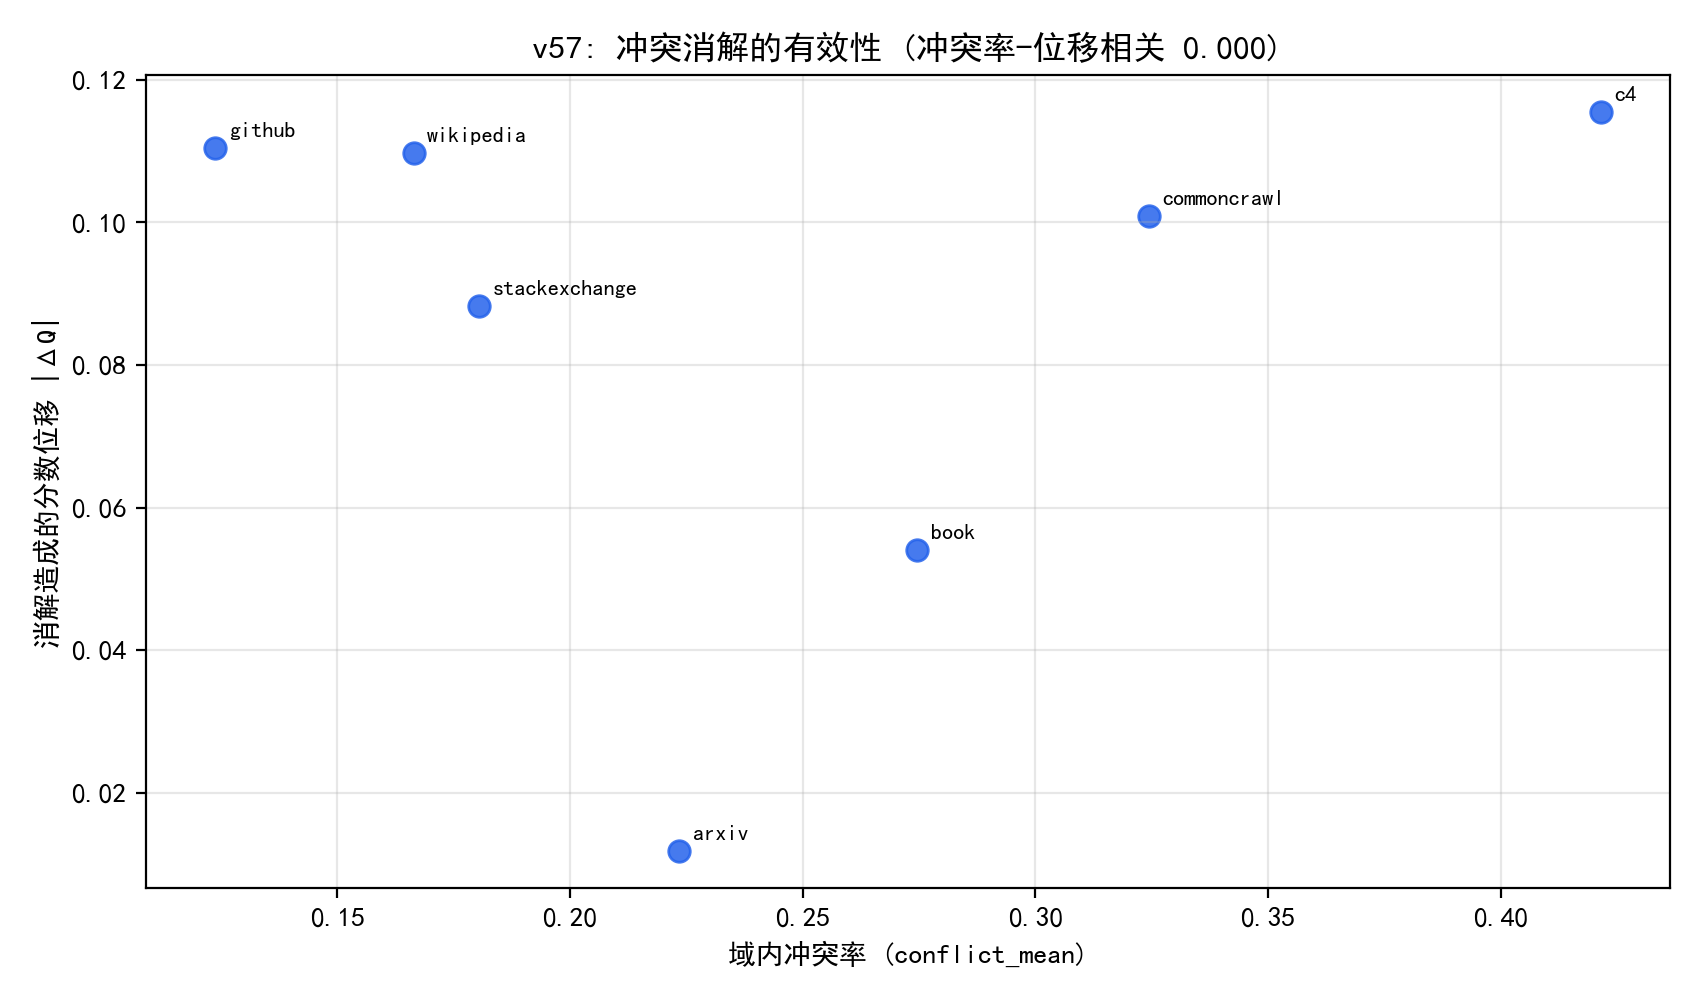

This figure's Python source:
# -*- coding: utf-8 -*-
"""
v57 实验: 冲突消解的有效性 (质量评分管道内部一致性)
用 p1_domain_quality.csv 的三阶段质量分:
1) 阶段秩相关: Q_weighted(加权均值) vs Q_topsis(消解后), 以及
   Q_weighted_plain vs Q_weighted (权重加入) 的域序变化;
2) 逐域冲突率 conflict_mean: 高冲突域(c4/commoncrawl) vs 低冲突域
   (github/wikipedia) 的消解位移幅度;
3) 结论: 冲突消解是微调(top/bottom 稳定) 而非颠覆, 高冲突域的
   消解位移更大.
输出: experiments/v57_p1_conflict_effect.csv/.json/.png
"""
import os, sys, json
import numpy as np
import pandas as pd
sys.path.insert(0, os.path.join(os.path.dirname(__file__), "..", "code"))
from common import BASE
from scipy.stats import spearmanr

EX = os.path.join(os.path.dirname(__file__))
os.makedirs(EX, exist_ok=True)

import matplotlib
matplotlib.use("Agg")
import matplotlib.pyplot as plt
import matplotlib.font_manager as fm
for _f in ("SimHei.ttf", "simsun.ttf"):
    _p = os.path.join(BASE, _f)
    if os.path.exists(_p):
        fm.fontManager.addfont(_p)
plt.rcParams["font.sans-serif"] = ["SimHei"]
plt.rcParams["axes.unicode_minus"] = False


def main():
    d = pd.read_csv(os.path.join("solve", "results", "p1_domain_quality.csv"))
    Qw = d["Q_weighted"].to_numpy()
    Qp = d["Q_weighted_plain"].to_numpy()
    Qt = d["Q_topsis"].to_numpy()
    cm = d["conflict_mean"].to_numpy()

    def rank(v):
        s = pd.Series(v).rank(method="min", ascending=False)
        return s.to_numpy()

    r_wt = rank(Qt) - rank(Qw)          # 消解造成的秩位移
    r_wp = rank(Qw) - rank(Qp)          # 权重造成的秩位移
    shift_resolve = np.abs(Qt - Qw)     # 分数位移
    shift_weight = np.abs(Qw - Qp)
    rho1 = spearmanr(Qw, Qt)[0]
    rho2 = spearmanr(Qp, Qw)[0]
    print(f"加权->消解 域序 Spearman = {rho1:.3f} (n=7)")
    print(f"平权->加权 域序 Spearman = {rho2:.3f}")
    rows = []
    for i in range(len(d)):
        rows.append({"domain": d.loc[i, "domain"], "Q_weighted": float(Qw[i]),
                     "Q_topsis": float(Qt[i]), "conflict_mean": float(cm[i]),
                     "rank_shift_resolve": int(r_wt[i]), "rank_shift_weight": int(r_wp[i]),
                     "score_shift_resolve": float(shift_resolve[i]),
                     "score_shift_weight": float(shift_weight[i])})
        print(f"{d.loc[i,'domain']:13s} 冲突率 {cm[i]:.2f} | 消解后秩位移 {int(r_wt[i]):+d} "
              f"| 分数位移 {shift_resolve[i]:.3f}")
    rdf = pd.DataFrame(rows)
    rdf.to_csv(os.path.join(EX, "v57_p1_conflict_effect.csv"), index=False, encoding="utf-8-sig")

    corr_cm = spearmanr(cm, shift_resolve)[0]
    print(f"\n冲突率 vs 消解位移 Spearman = {corr_cm:.3f}")

    fig, ax = plt.subplots(figsize=(8.5, 5))
    ax.scatter(cm, shift_resolve, color="#2563EB", s=60, alpha=0.85)
    for i in range(len(rdf)):
        ax.annotate(rdf.loc[i, "domain"], (cm[i], shift_resolve[i]),
                    textcoords="offset points", xytext=(5, 4), fontsize=8)
    ax.set_xlabel("域内冲突率 (conflict_mean)")
    ax.set_ylabel("消解造成的分数位移 |ΔQ|")
    ax.set_title(f"v57: 冲突消解的有效性 (冲突率-位移相关 {corr_cm:.3f})")
    ax.grid(alpha=0.3)
    fig.tight_layout(); fig.savefig(os.path.join(EX, "v57_p1_conflict_effect.png"), dpi=200)
    plt.close(fig)

    with open(os.path.join(EX, "v57_p1_conflict_effect.json"), "w", encoding="utf-8") as f:
        json.dump({"rho_weight_resolve": float(rho1), "rho_plain_weight": float(rho2),
                   "rho_conflict_shift": float(corr_cm), "rows": rows},
                  f, ensure_ascii=False, indent=2)
    print("\ndone v57")


if __name__ == "__main__":
    main()
